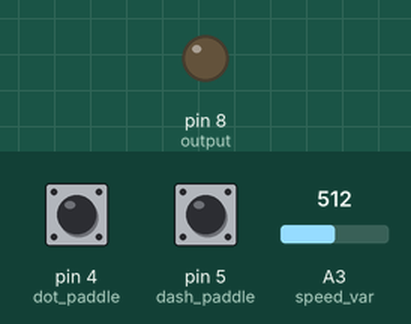
The sketch below on a simulated Arduino Uno, built with avr-gcc and run on an emulated ATmega328P. Parts: output pins drawn as LEDs (lit = HIGH). Dashed ring = blinking. The inputs (shaded band) are chosen by the test bench; at power-on: pin 4 (dot_paddle) HIGH, pin 5 (dash_paddle) HIGH, A3 (speed_var) = 512.

Above: at 1.2 s.
1.3 s: pin 4 (dot_paddle) pulled LOW for 1 s
At 1.36 s:
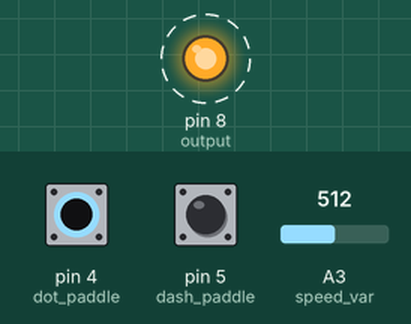
4.3 s: pin 5 (dash_paddle) pulled LOW for 1 s
At 6.6 s:
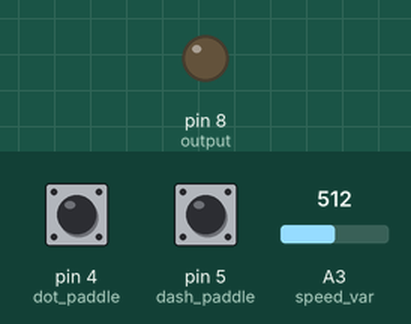
7.3 s: pin 5 (dash_paddle) pulled LOW for 3.2 s
At 7.48 s:
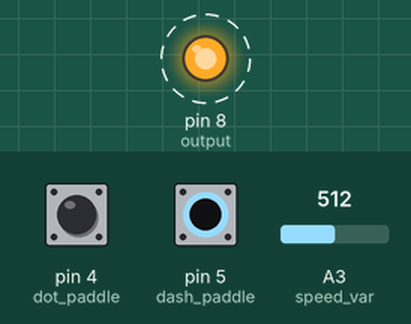
12.0 s: pin 4 (dot_paddle) pulled LOW for 3.2 s
At 15.6 s:
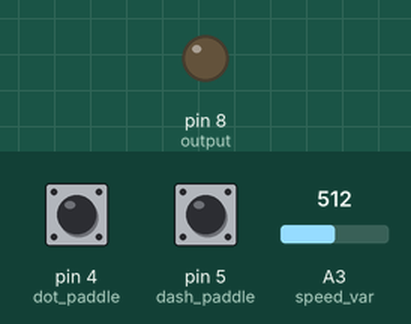
Timing chart, 0 to 17.1 s (numbered marks = the images above; inputs shaded):
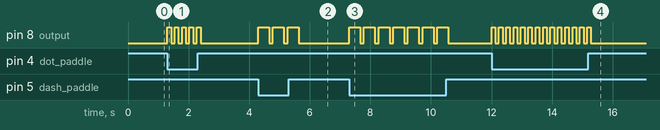

The sketch:

keyer.ino
```cpp
// (licence header left out)
/* user options */
constexpr bool autospace = true;
constexpr bool iambic = false;
constexpr int debounce = 2;  // read further below before changing this

/* pin setup */
constexpr int output = 8;
constexpr int dash_paddle = 5;
constexpr int dot_paddle = 4;
constexpr int speed_var = A3;

/* types */
enum class SendState {off, on, space, pending};
enum class PaddleState {off, on};
enum class LastPressedState {none, dot, dash};
enum class Mem {none, dot, dash};

/* globals */
int counter = 0;
int bit_length;  // length of single dot in millisecs (range 30-200)
SendState dot_send_state = SendState::off;
SendState dash_send_state = SendState::off;
PaddleState dot_paddle_state = PaddleState::off;
PaddleState dash_paddle_state = PaddleState::off;
LastPressedState last_pressed_state = LastPressedState::none;
Mem mem = Mem::none;
int spaces = 0;  // number of spaces elapsed since the last dot or dash

/* functions */

// 'dot_paddle_state', 'dash_paddle_state' and associated global
// variables hold a debounced value; we implement the debouncing in
// the is_dot_pressed() and is_dash_pressed() functions.  The main
// problem with bounce occurs not when a paddle is pressed, but when
// it is released and causes a false memory trigger, so we are
// principally concerned with debouncing transitions from pressed to
// unpressed state.
//
// In is_dot_pressed() and is_dash_pressed(), we reset 'bounce_count'
// whenever 'previous' == 'latest' or there is a transition from
// unpressed to pressed, as this deals best with "trains" of bounces.
// By default the 'debounce' configuration variable is set to 2.  What
// this means is that there must be two iterations through the loop
// with a released paddle shown as unpressed, with no intervening
// spurious pressed result, before the paddle is treated as released.
// So when a bounce occurs on release, a typical sequence would be (i)
// pressed -> unpressed detected; (ii) spurious unpressed -> pressed
// detected; (iii) pressed -> unpressed detected; (iv) still
// unpressed; (v) still unpressed, unpressed state accepted.  At 1 ms
// between iteration of the loop, this is starting to become a
// meaningful proportion of a dot length at 40 words per minute (30 ms
// dot length at 40 wpm).  So if you are a speed freak you could try
// reducing 'debounce' to 1 and keep your paddle contacts clean.
// Alternatively if you are not interested in such high speeds and
// have no aversion to dirty contacts, and you think you are getting
// paddle bounce issues, you could try increasing 'debounce' to 3 or
// 4.

bool is_dot_pressed() {
  static bool previous;
  static int bounce_count;
  bool latest = digitalRead(dot_paddle) == LOW;
  if (previous == latest) { // no change
    bounce_count = 0;
    return latest;
  }
  if (latest)  { // transition from unpressed to pressed
    bounce_count = 0;
    previous = true;
    return true;
  }
  // if we have reached here we are in a transition from pressed to
  // unpressed state
  if (bounce_count < debounce) {
    ++bounce_count;
    return true;
  }
  else {
    bounce_count = 0;
    previous = false;
    return false;
  }
}

bool is_dash_pressed() {
  static bool previous;
  static int bounce_count;
  bool latest = digitalRead(dash_paddle) == LOW;
  if (previous == latest) { // no change
    bounce_count = 0;
    return latest;
  }
  if (latest)  { // transition from unpressed to pressed
    bounce_count = 0;
    previous = true;
    return true;
  }
  // if we have reached here we are in a transition from pressed to
  // unpressed state
  if (bounce_count < debounce) {
    ++bounce_count;
    return true;
  }
  else {
    bounce_count = 0;
    previous = false;
    return false;
  }
}

void set_keydown() {
  digitalWrite(output, HIGH);
}

void set_keyup() {
  digitalWrite(output, LOW);
}

void set_bit_length() {
  bit_length = 30 + analogRead(speed_var) / 6;
}

void setup() {
  pinMode(output, OUTPUT);
  set_keyup();
  pinMode(dot_paddle, INPUT_PULLUP);
  pinMode(dash_paddle, INPUT_PULLUP);
}

void loop() {

  if (counter % 10 == 0) set_bit_length();

  bool dot_pressed = is_dot_pressed();
  bool dash_pressed = is_dash_pressed();

  /* set last_pressed_state to the correct value */
  if (dot_pressed && dot_paddle_state == PaddleState::off)
    last_pressed_state = LastPressedState::dot;
  else if (dash_pressed && dash_paddle_state == PaddleState::off)
    last_pressed_state = LastPressedState::dash;
  else if (!dot_pressed && last_pressed_state == LastPressedState::dot)
    last_pressed_state = LastPressedState::none;
  else if (!dash_pressed && last_pressed_state == LastPressedState::dash)
    last_pressed_state = LastPressedState::none;
  dot_paddle_state = dot_pressed ? PaddleState::on : PaddleState::off;
  dash_paddle_state = dash_pressed ? PaddleState::on : PaddleState::off;

  /* do we need to initiate another dot or dash or set the memory? */
  if constexpr (iambic) {
    if ((dot_pressed || mem == Mem::dot) && dot_send_state == SendState::off) {
      if (dash_send_state == SendState::off
          && (!dash_pressed || mem == Mem::dot))
        dot_send_state = SendState::pending;
      else if (mem == Mem::none)
        mem = Mem::dot;
    }
    if ((dash_pressed || mem == Mem::dash) && dash_send_state == SendState::off) {
      if (dot_send_state == SendState::off
          && (!dot_pressed || mem == Mem::dash))
        dash_send_state = SendState::pending;
      else if (mem == Mem::none)
        mem = Mem::dash;
    }
  }
  else {
    if ((dot_pressed || mem == Mem::dot) && dot_send_state == SendState::off) {
      if (dash_send_state == SendState::off
          && (last_pressed_state != LastPressedState::dash || mem == Mem::dot))
        dot_send_state = SendState::pending;
      else if (last_pressed_state == LastPressedState::dot
               && mem == Mem::none)
        mem = Mem::dot;
    }
    if ((dash_pressed || mem == Mem::dash) && dash_send_state == SendState::off) {
      if (dot_send_state == SendState::off
          && (last_pressed_state != LastPressedState::dot || mem == Mem::dash))
        dash_send_state = SendState::pending;
      else if (last_pressed_state == LastPressedState::dash
               && mem == Mem::none)
        mem = Mem::dash;
    }
  }

  /* send any new dot or dash at the correct space interval */
  if (dot_send_state == SendState::pending
      && (!autospace
          || (!counter && spaces == 1)
          || (spaces >= 3 && spaces < 5)
          || (spaces >= 7))) {
    if (mem == Mem::dot) mem = Mem::none;
    dot_send_state = SendState::on;
    set_keydown();
    counter = 0;
    spaces = 0;
  }
  else if (dash_send_state == SendState::pending
           && (!autospace
               || (!counter && spaces == 1)
               || (spaces >= 3 && spaces < 5)
               || (spaces >= 7))) {
    if (mem == Mem::dash) mem = Mem::none;
    dash_send_state = SendState::on;
    set_keydown();
    counter = 0;
    spaces = 0;
  }

  /* Complete the sending of a dot or dash and its trailing space and
     any additional spaces required for autospacing */
  else {
    ++counter;
    if (dot_send_state == SendState::on) {
      if (counter >= bit_length) {
        dot_send_state = SendState::space;
        counter = 0;
        set_keyup();
      }
    }
    else if (dot_send_state == SendState::space) {
      if (counter >= bit_length) {
        dot_send_state = SendState::off;
        if (autospace) spaces = 1;
        counter = 0;
      }
    }
    else if (dash_send_state == SendState::on) {
      if (counter >= bit_length * 3) {
        dash_send_state = SendState::space;
        counter = 0;
        set_keyup();
      }
    }
    else if (dash_send_state == SendState::space) {
      if (counter >= bit_length) {
        dash_send_state = SendState::off;
        if (autospace) spaces = 1;
        counter = 0;
      }
    }
    else if (counter >= bit_length) {
        ++spaces;
        counter = 0;
    }

    if (spaces > 32766) spaces = 7; // avoid overrun
  }

  delay(1);
}
```

Measured:
- after the input at 1.3 s, pin 8 (output): alternates HIGH for 0.12 s and LOW for 0.12 s, 10 changes in all, then stays LOW, starting at once
- after the input at 4.3 s, pin 8 (output): alternates HIGH for 0.36 s and LOW for 0.12 s, 6 changes in all, then stays LOW, starting at once
- after the input at 7.3 s, pin 8 (output): alternates HIGH for 0.36 s and LOW for 0.12 s, 14 changes in all, then stays LOW, starting at once
- after the input at 12.0 s, pin 8 (output): alternates HIGH for 0.12 s and LOW for 0.12 s, 28 changes in all, then stays LOW, starting at once
